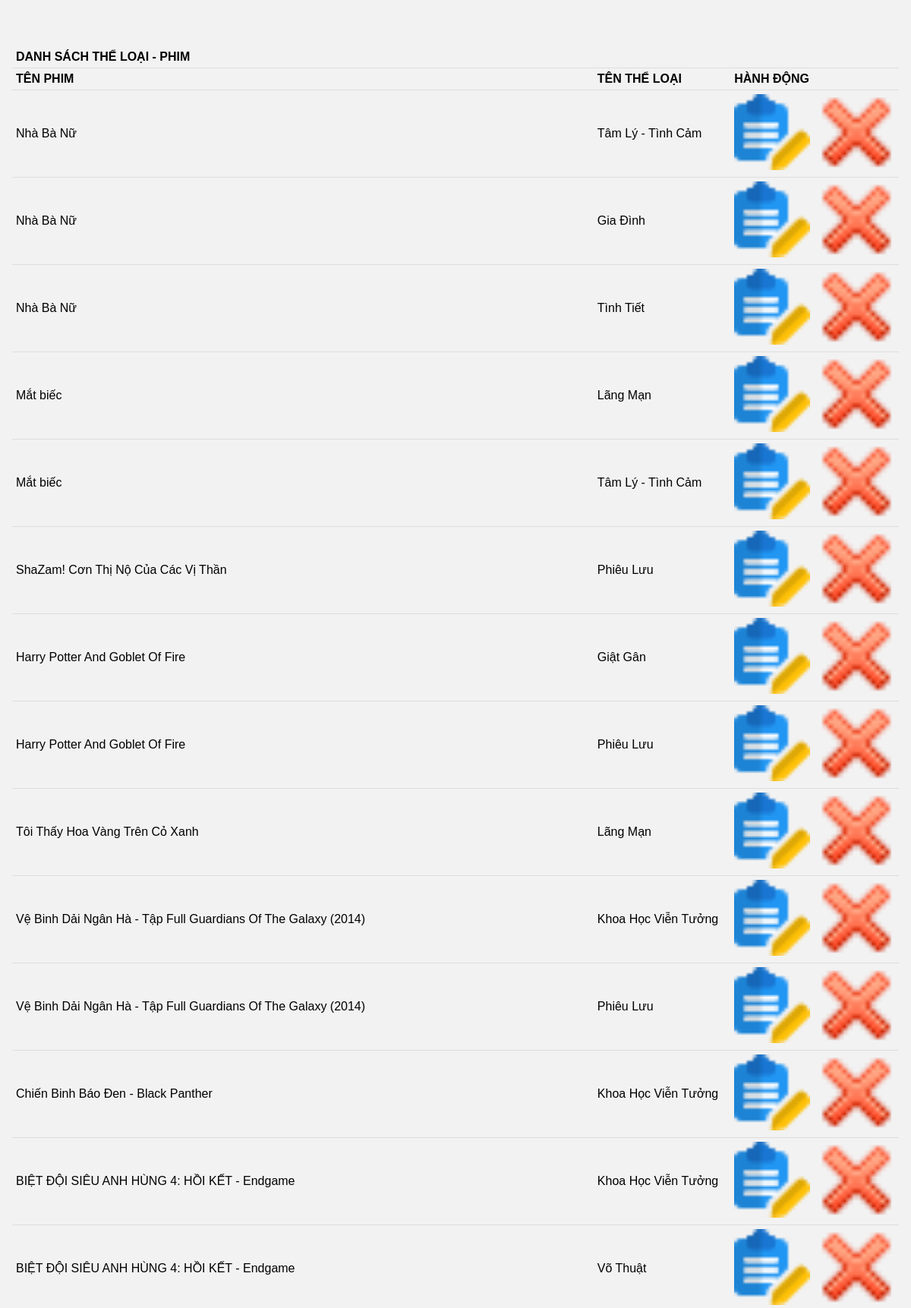
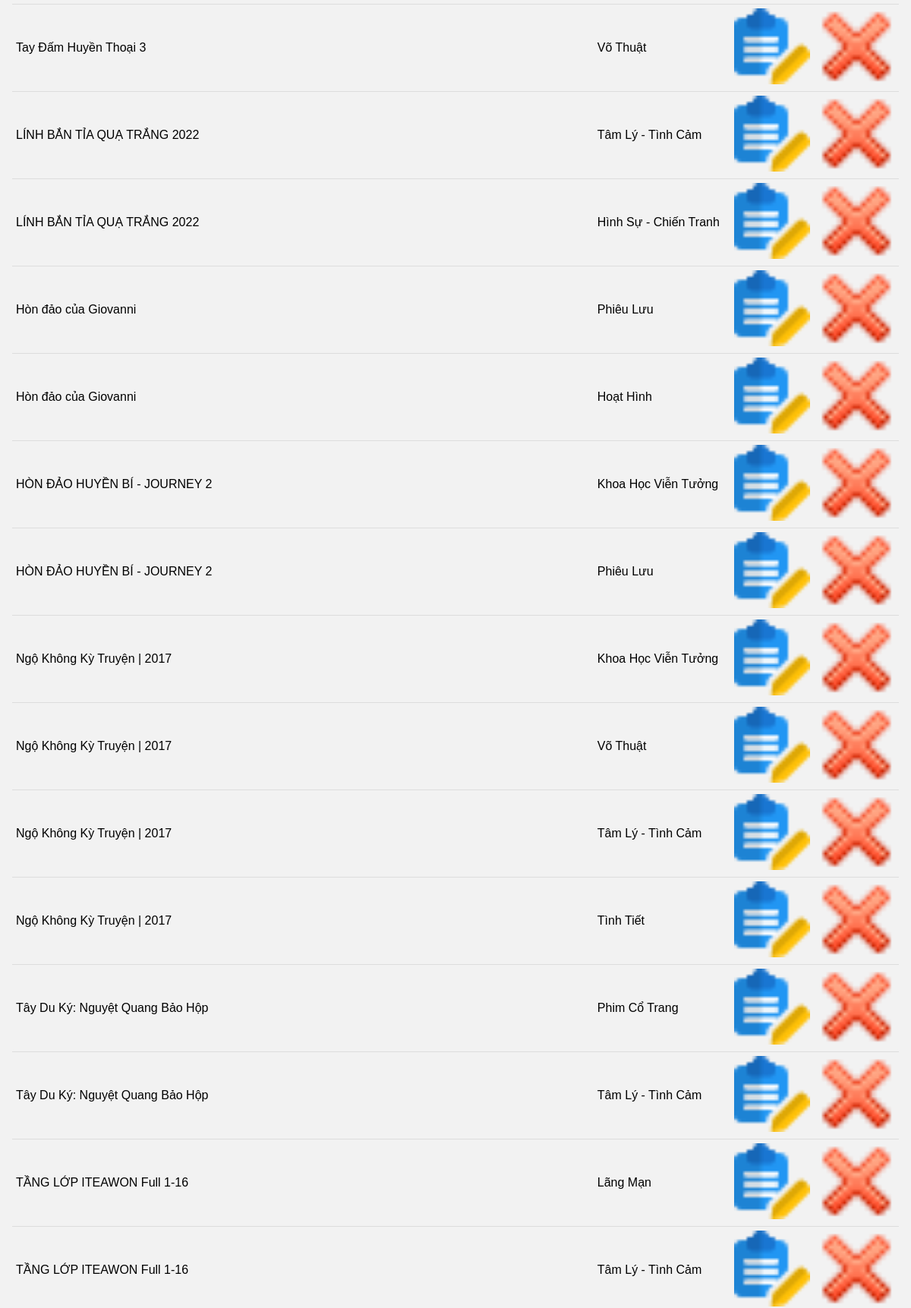
The page /movies_admin/list_theloai_phim.php (signed in, upper part) on the database its author committed (2 pictures, top to bottom).
### tables this page shows
CREATE TABLE `movie_genre` (
  `movie_id` int(11) NOT NULL,
  `theloai_id` int(11) NOT NULL
);

CREATE TABLE `movies` (
  `movie_id` int(11) NOT NULL,
  `title` varchar(100) NOT NULL,
  `description` text DEFAULT NULL,
  `release_year` year(4) DEFAULT NULL,
  `language` varchar(50) DEFAULT NULL,
  `country_id` int(11) DEFAULT NULL,
  `link1` varchar(255) DEFAULT NULL,
  `link2` varchar(255) DEFAULT NULL,
  `img` varchar(255) DEFAULT NULL,
  `view` int(11) DEFAULT NULL,
  `date_add` date DEFAULT NULL
);

CREATE TABLE `genres` (
  `theloai_id` int(11) NOT NULL,
  `ten_theloai` varchar(50) NOT NULL
);

### movies_admin/list_theloai_phim.php (the view, shortened to what this page needs)
<!DOCTYPE html>
<html lang="en">
<head>
    <link rel="stylesheet" href="style.css"></head>
<body>
    <div class="content">
    <?php
        include_once "cauhinh.php";
    ?>
    <table  class="List" border="0" cellpadding="3" width="700" align="center">
            <tr >
                    <th class ="tieude1" colspan="4">
                       DANH SÁCH THỂ LOẠI - PHIM
                    </th>
                </tr>
            <Tr >
              <th>TÊN PHIM</th> <th>TÊN THỂ LOẠI</th>
              <th colspan="2">HÀNH ĐỘNG</th>
            </Tr>
            <?php
                echo"<tr>";
                $ListGenres_Movies =  $connect->query("SELECT * FROM `movie_genre`, genres, movies WHERE movie_genre.theloai_id = genres.theloai_id and movie_genre.movie_id = movies.movie_id");
                while($rowGenres_Movie = $ListGenres_Movies->fetch_array(MYSQLI_ASSOC)){
                echo"<td>".$rowGenres_Movie["title"]."</td>";
                echo"<td>".$rowGenres_Movie["ten_theloai"]."</td>";
                echo "<td align='center'><a href='index.php?page_layout=capnhattheloai_phim&id=".$rowGenres_Movie['movie_id']."&id2=".$rowGenres_Movie['theloai_id']."'><img src='images\sua_1.png'/></a></td>";
                echo "<td align='center'><a href='index.php?page_layout=xuly_xoatheloai_phim&id=".$rowGenres_Movie['movie_id']."&id2=".$rowGenres_Movie['theloai_id']."' onclick='return confirm(\"Bạn có chắc chắn muốn xóa thể loại - phim không?\")'><img src='images\delete.png'/></a></td>";
                echo"</tr>";
                }
            ?>
    </table>
    </div>
</body>
</html>

### movies_admin/style.css (style rules this page uses)
body { background-color: #f2f2f2; font-family: Arial, sans-serif; }
table.List { width: 100%; border-collapse: collapse; margin-top: 10px; }
table.List th, table.List td { padding: 5px; text-align: left; border-bottom: 1px solid #ddd; }
table.List th:nth-child(1), table.List th:nth-child(2), table.List th:nth-child(3), table.List th:nth-child(4), table.List th:nth-child(5), table.List th:nth-child(6), table.List th:nth-child(7), table.List th:nth-child(8) { background-color: #f2f2f2; }
table.List td img { width: 100px; height: auto; }
table.List td a { text-decoration: none; color: #337ab7; }
body { margin: 0; padding: 0; }

### movies_admin/list_theloai_phim.php (style rules this page uses)
.content { margin-top: 50px; padding: 1px 16px; }

### rows shown on the page
movie_genre: movie.title "Nhà Bà Nữ", theloai.ten_theloai "Tâm Lý - Tình Cảm"
movie_genre: movie.title "Nhà Bà Nữ", theloai.ten_theloai "Gia Đình"
movie_genre: movie.title "Nhà Bà Nữ", theloai.ten_theloai "Tình Tiết"
movie_genre: movie.title "Mắt biếc", theloai.ten_theloai "Lãng Mạn"
movie_genre: movie.title "Mắt biếc", theloai.ten_theloai "Tâm Lý - Tình Cảm"
movie_genre: movie.title "ShaZam! Cơn Thị Nộ Của Các Vị Thần", theloai.ten_theloai "Phiêu Lưu"
movie_genre: movie.title "Harry Potter And Goblet Of Fire", theloai.ten_theloai "Giật Gân"
movie_genre: movie.title "Harry Potter And Goblet Of Fire", theloai.ten_theloai "Phiêu Lưu"
movie_genre: movie.title "Tôi Thấy Hoa Vàng Trên Cỏ Xanh", theloai.ten_theloai "Lãng Mạn"
movie_genre: movie.title "Vệ Binh Dải Ngân Hà - Tập Full Guardians Of The Galaxy (2014)", theloai.ten_theloai "Khoa Học Viễn Tưởng"
movie_genre: movie.title "Vệ Binh Dải Ngân Hà - Tập Full Guardians Of The Galaxy (2014)", theloai.ten_theloai "Phiêu Lưu"
movie_genre: movie.title "Chiến Binh Báo Đen - Black Panther", theloai.ten_theloai "Khoa Học Viễn Tưởng"
movie_genre: movie.title "BIỆT ĐỘI SIÊU ANH HÙNG 4: HỒI KẾT - Endgame", theloai.ten_theloai "Khoa Học Viễn Tưởng"
movie_genre: movie.title "BIỆT ĐỘI SIÊU ANH HÙNG 4: HỒI KẾT - Endgame", theloai.ten_theloai "Võ Thuật"
movie_genre: movie.title "Tay Đấm Huyền Thoại 3", theloai.ten_theloai "Võ Thuật"
movie_genre: movie.title "LÍNH BẮN TỈA QUẠ TRẮNG 2022", theloai.ten_theloai "Tâm Lý - Tình Cảm"
movie_genre: movie.title "LÍNH BẮN TỈA QUẠ TRẮNG 2022", theloai.ten_theloai "Hình Sự - Chiến Tranh"
movie_genre: movie.title "Hòn đảo của Giovanni", theloai.ten_theloai "Phiêu Lưu"
movie_genre: movie.title "Hòn đảo của Giovanni", theloai.ten_theloai "Hoạt Hình"
movie_genre: movie.title "HÒN ĐẢO HUYỀN BÍ - JOURNEY 2", theloai.ten_theloai "Khoa Học Viễn Tưởng"
movie_genre: movie.title "HÒN ĐẢO HUYỀN BÍ - JOURNEY 2", theloai.ten_theloai "Phiêu Lưu"
movie_genre: movie.title "Ngộ Không Kỳ Truyện | 2017", theloai.ten_theloai "Khoa Học Viễn Tưởng"
movie_genre: movie.title "Ngộ Không Kỳ Truyện | 2017", theloai.ten_theloai "Võ Thuật"
movie_genre: movie.title "Ngộ Không Kỳ Truyện | 2017", theloai.ten_theloai "Tâm Lý - Tình Cảm"
movie_genre: movie.title "Ngộ Không Kỳ Truyện | 2017", theloai.ten_theloai "Tình Tiết"
movie_genre: movie.title "Tây Du Ký: Nguyệt Quang Bảo Hộp", theloai.ten_theloai "Phim Cổ Trang"
movie_genre: movie.title "Tây Du Ký: Nguyệt Quang Bảo Hộp", theloai.ten_theloai "Tâm Lý - Tình Cảm"
movie_genre: movie.title "TẦNG LỚP ITEAWON Full 1-16", theloai.ten_theloai "Lãng Mạn"
movie_genre: movie.title "TẦNG LỚP ITEAWON Full 1-16", theloai.ten_theloai "Tâm Lý - Tình Cảm"
